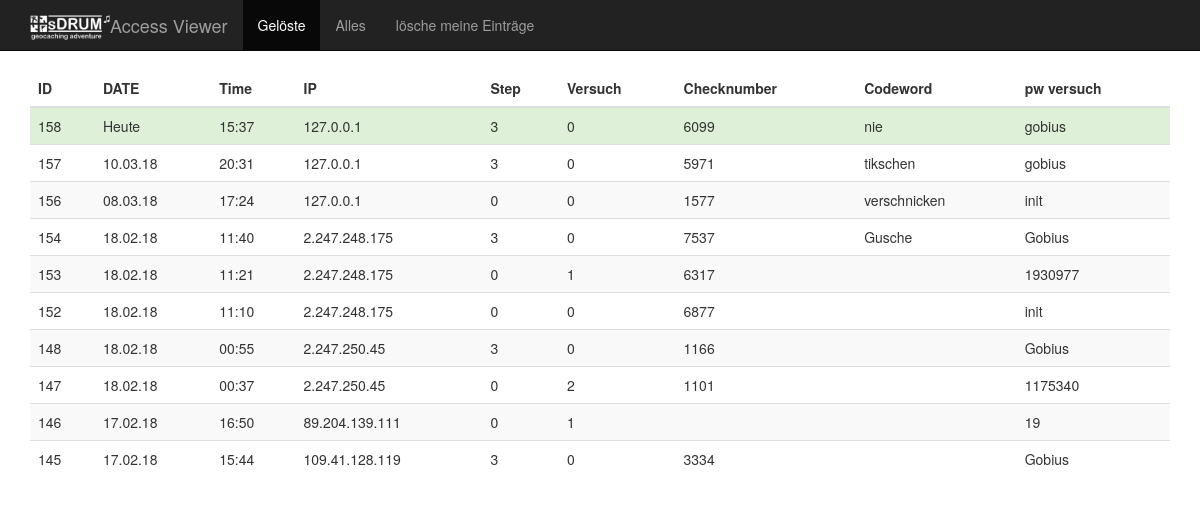
Page /show_access1.php?a=view&mode=all on the committed database.
### tables this page shows
CREATE TABLE "access_list" (
	`id`	INTEGER PRIMARY KEY AUTOINCREMENT,
	`ip_adress`	TEXT,
	`ts`	INTEGER,
	`pw`	TEXT,
	`try`	INTEGER,
	`step`	INTEGER,
	`cross`	INTEGER,
	`codeword`	TEXT
);

### show_access1.php (the view, shortened to what this page needs)
<!DOCTYPE html>
<html lang="de">
  <head>
    <link href="include/bootstrap-3.3.5-dist/css/bootstrap.min.css" rel="stylesheet">
  </head>
  <body>
    <nav class="navbar navbar-default navbar-fixed-top navbar-inverse">
      <div class="container">
        <div class="navbar-header">
          <a class="navbar-brand" href="#">Access Viewer<img src="sDRUM_Logo_invers.png" style="width:80px; float:left;"/></a>
        </div>
        <div id="navbar" class="navbar-collapse collapse">
          <ul class="nav navbar-nav">
            <li class="active"><a href="show_access1.php?a=view&mode=solved">Gelöste</a></li>
            <li><a href="show_access1.php?a=view&mode=all">Alles</a></li>
            <li><a href="show_access1.php?a=drop_me&mode=">lösche meine Einträge</a></li>
          </ul>
        </div>
      </div>
    </nav>
    <div class="container">
   <div class="table-responsive">
<?php
$action = '';
function ts_short($ts)
{
  $temp = bcdiv($ts, 86400, 0);
  return ($temp);
}
function get_table($mode)
{
  $date_ts_now = ts_short(time());
  $db = new SQLite3(DB_NAME);
  if(($mode == '')||($mode == 'solved')){
    $q = "SELECT * FROM access_list WHERE step == 3 ORDER BY ts DESC LIMIT 50";
  }else{
    $q = "SELECT * FROM access_list ORDER BY ts DESC LIMIT 50";
  }
$results = $db->query($q);
  $tbl = '<table class="table table-striped">';
  $tbl .= "<thead style=\"text-align:left;\">";
  $tbl .= "<tr>";
  $tbl .= "<th >ID</th>";
  $tbl .= "<th >DATE</th>";
  $tbl .= "<th >Time</th>";
  $tbl .= "<th >IP</th>";
  $tbl .= "<th >Step</th>";
  $tbl .= "<th >Versuch</th>";
  $tbl .= "<th >Checknumber</th>";
  $tbl .= "<th >Codeword</th>";
  $tbl .= "<th >pw versuch</th>";
  $tbl .= "</tr>";
  $tbl .= "</thead>";
  $tbl .= "<tbody>";
  while ($row = $results->fetchArray()) {
     $css = '';
     $date_ts = ts_short($row['ts']);
     if($date_ts == $date_ts_now){$css = 'class="success"';$datum = "Heute";}else
     if($date_ts == $date_ts_now-1){$css = 'class="info"';$datum = "Gestern";}else
      {
       $datum = date("d.m.y",$row['ts'] );
      }
     $tbl .= "<tr $css>";
     $tbl .= "<td>".$row['id']."</td>";
     $tbl .= "<td>".$datum."</td>";
     $tbl .= "<td>".date("H:i",$row['ts'] )."</td>";
     $tbl .= "<td>".$row['ip_adress']."</td>";
     $tbl .= "<td>".$row['step']."</td>";
     $tbl .= "<td>".$row['try']."</td>";
     $tbl .= "<td>".$row['cross']."</td>";
     $tbl .= "<td>".$row['codeword']."</td>";
     $tbl .= "<td>".$row['pw']."</td>";
     $tbl .= "</tr>";
  }
  $tbl .= "</tbody>";
  $tbl .= '</table>';
  return $tbl;
}
if (isset($_REQUEST['a']))
{
  $action = $_REQUEST['a'];
  $mode = '';
  if(isset($_REQUEST['mode'])){$mode = $_REQUEST['mode'];}
}
if($action == 'view')
{
  print get_table($mode);
}
?>
    </div>
    </div>
  </body>
</html>

### show_access1.php (style rules this page uses)
body { padding-top: 70px; }

### rows in the picture
access_list: id "158", ts "Heute", ts "15:37", ip_adress "127.0.0.1", step "3", try "0", cross "6099", codeword "nie", pw "gobius"
access_list: id "157", ts "10.03.18", ts "20:31", ip_adress "127.0.0.1", step "3", try "0", cross "5971", codeword "tikschen", pw "gobius"
access_list: id "156", ts "08.03.18", ts "17:24", ip_adress "127.0.0.1", step "0", try "0", cross "1577", codeword "verschnicken", pw "init"
access_list: id "154", ts "18.02.18", ts "11:40", ip_adress "2.247.248.175", step "3", try "0", cross "7537", codeword "Gusche", pw "Gobius"
access_list: id "153", ts "18.02.18", ts "11:21", ip_adress "2.247.248.175", step "0", try "1", cross "6317", pw "1930977"
access_list: id "152", ts "18.02.18", ts "11:10", ip_adress "2.247.248.175", step "0", try "0", cross "6877", pw "init"
access_list: id "148", ts "18.02.18", ts "00:55", ip_adress "2.247.250.45", step "3", try "0", cross "1166", pw "Gobius"
access_list: id "147", ts "18.02.18", ts "00:37", ip_adress "2.247.250.45", step "0", try "2", cross "1101", pw "1175340"
access_list: id "146", ts "17.02.18", ts "16:50", ip_adress "89.204.139.111", step "0", try "1", pw "19"
access_list: id "145", ts "17.02.18", ts "15:44", ip_adress "109.41.128.119", step "3", try "0", cross "3334", pw "Gobius"
